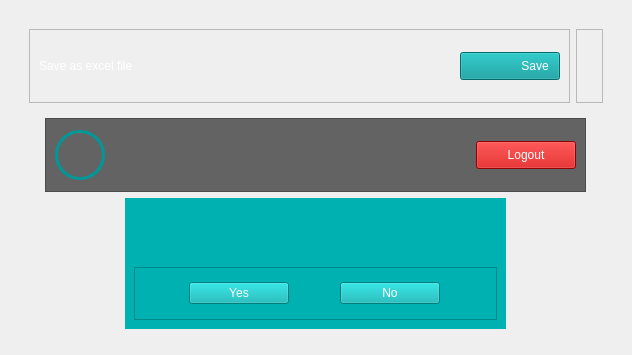
            <widget class="QWidget" name="settings_page">
             <property name="styleSheet">
              <string notr="true"/>
             </property>
             <layout class="QVBoxLayout" name="verticalLayout_8">
              <item>
               <widget class="QFrame" name="frame_9">
                <property name="frameShape">
                 <enum>QFrame::NoFrame</enum>
                </property>
                <property name="frameShadow">
                 <enum>QFrame::Plain</enum>
                </property>
                <layout class="QVBoxLayout" name="verticalLayout_9">
                 <item>
                  <widget class="QFrame" name="frame_11">
                   <property name="frameShape">
                    <enum>QFrame::NoFrame</enum>
                   </property>
                   <property name="frameShadow">
                    <enum>QFrame::Plain</enum>
                   </property>
                   <layout class="QHBoxLayout" name="horizontalLayout_37">
                    <item>
                     <widget class="QFrame" name="excel_frame">
                      <property name="minimumSize">
                       <size>
                        <width>541</width>
                        <height>74</height>
                       </size>
                      </property>
                      <property name="maximumSize">
                       <size>
                        <width>541</width>
                        <height>74</height>
                       </size>
                      </property>
                      <property name="styleSheet">
                       <string notr="true">QLabel{
	color: #fff;
}
QPushButton{
	background-color: rgb(0, 151, 152);
	color: #fff;
}
QPushButton:hover{
    border-color: rgb(255, 255, 255);
	background-color: rgb(0, 181, 182);
}
QPushButton:pressed {
	background-color:  rgb(0, 191, 192);
	border-bottom: 2px solid rgb(255, 165, 24);
}</string>
                      </property>
                      <property name="frameShape">
                       <enum>QFrame::StyledPanel</enum>
                      </property>
                      <property name="frameShadow">
                       <enum>QFrame::Raised</enum>
                      </property>
                      <layout class="QHBoxLayout" name="horizontalLayout_36">
                       <item>
                        <widget class="QLabel" name="label_32">
                         <property name="styleSheet">
                          <string notr="true">font: 75 14pt &quot;Calibri&quot;;
color: rgb(255, 255, 255);</string>
                         </property>
                         <property name="text">
                          <string>Save as excel file</string>
                         </property>
                        </widget>
                       </item>
                       <item>
                        <widget class="QPushButton" name="excel__Button_2">
                         <property name="maximumSize">
                          <size>
                           <width>100</width>
                           <height>28</height>
                          </size>
                         </property>
                         <property name="styleSheet">
                          <string notr="true">color: rgb(255, 255, 255);
background-image: url(:/icons/icons1/cil-save.png);
background-repeat: none;
padding-left: 50px;
background-position: center left;</string>
                         </property>
                         <property name="text">
                          <string>Save</string>
                         </property>
                        </widget>
                       </item>
                      </layout>
                     </widget>
                    </item>
                    <item>
                     <widget class="QFrame" name="frame_48">
                      <property name="frameShape">
                       <enum>QFrame::StyledPanel</enum>
                      </property>
                      <property name="frameShadow">
                       <enum>QFrame::Raised</enum>
                      </property>
                      <layout class="QHBoxLayout" name="horizontalLayout_53">
                       <item>
                        <widget class="QLabel" name="label_41">
                         <property name="styleSheet">
                          <string notr="true">color: rgb(255, 255, 255);
text-decoration: underline;
font: 75 italic 14pt &quot;Times New Roman&quot;;</string>
                         </property>
                         <property name="text">
                          <string/>
                         </property>
                        </widget>
                       </item>
                      </layout>
                     </widget>
                    </item>
                   </layout>
                  </widget>
                 </item>
                 <item alignment="Qt::AlignHCenter">
                  <widget class="QFrame" name="logout_frame">
                   <property name="minimumSize">
                    <size>
                     <width>541</width>
                     <height>74</height>
                    </size>
                   </property>
                   <property name="maximumSize">
                    <size>
                     <width>541</width>
                     <height>74</height>
                    </size>
                   </property>
                   <property name="styleSheet">
                    <string notr="true">QFrame{
	background-color: rgb(99, 99, 99);
	border-top-color: solid 1px  rgb(99, 99, 99);
}
QLabel{
	color: #fff;
}
QPushButton{
background-color: rgb(200, 0, 0);
color: rgb(255, 255, 255);}
QPushButton:hover{
    border-color: rgb(255, 255, 255);
	background-color: rgb(255, 0, 0)
}
QPushButton:pressed {
	background-color:  rgb(238, 115, 27)
	border-bottom: 2px solid rgb(255, 165, 24);
}</string>
                   </property>
                   <property name="frameShape">
                    <enum>QFrame::StyledPanel</enum>
                   </property>
                   <property name="frameShadow">
                    <enum>QFrame::Raised</enum>
                   </property>
                   <layout class="QHBoxLayout" name="horizontalLayout_11">
                    <item>
                     <widget class="QFrame" name="profile_icon_frame_2">
                      <property name="minimumSize">
                       <size>
                        <width>50</width>
                        <height>50</height>
                       </size>
                      </property>
                      <property name="maximumSize">
                       <size>
                        <width>50</width>
                        <height>50</height>
                       </size>
                      </property>
                      <property name="styleSheet">
                       <string notr="true">image: url(:/icons/icons1/cil-user.png);
border-radius: 25px;
border: 3px solid rgb(0, 151, 152);
</string>
                      </property>
                      <property name="frameShape">
                       <enum>QFrame::NoFrame</enum>
                      </property>
                      <property name="frameShadow">
                       <enum>QFrame::Plain</enum>
                      </property>
                     </widget>
                    </item>
                    <item>
                     <widget class="QLabel" name="username_settings">
                      <property name="styleSheet">
                       <string notr="true">font: 75 14pt &quot;Calibri&quot;;
color: rgb(255, 255, 255);</string>
                      </property>
                      <property name="text">
                       <string/>
                      </property>
                     </widget>
                    </item>
                    <item>
                     <widget class="QPushButton" name="Logout__Button">
                      <property name="maximumSize">
                       <size>
                        <width>100</width>
                        <height>28</height>
                       </size>
                      </property>
                      <property name="styleSheet">
                       <string notr="true"/>
                      </property>
                      <property name="text">
                       <string>Logout</string>
                      </property>
                     </widget>
                    </item>
                   </layout>
                  </widget>
                 </item>
                 <item alignment="Qt::AlignHCenter">
                  <widget class="QWidget" name="Logout_verification_widget" native="true">
                   <property name="minimumSize">
                    <size>
                     <width>381</width>
                     <height>131</height>
                    </size>
                   </property>
                   <property name="maximumSize">
                    <size>
                     <width>541</width>
                     <height>131</height>
                    </size>
                   </property>
                   <property name="contextMenuPolicy">
                    <enum>Qt::PreventContextMenu</enum>
                   </property>
                   <property name="styleSheet">
                    <string notr="true">QWidget{background-color: rgb(0, 177, 177);}

QPushButton{
	background-color: rgb(0, 177, 177);
	color: #fff;
}
QPushButton:hover{
    border-color: rgb(255, 255, 255);
	background-color: rgb(0, 151, 152);
}
QPushButton:pressed {
	background-color:  rgb(0, 191, 192);
	border-bottom: 2px solid rgb(255, 165, 24);
}</string>
                   </property>
                   <property name="inputMethodHints">
                    <set>Qt::ImhHiddenText</set>
                   </property>
                   <layout class="QVBoxLayout" name="verticalLayout_4">
                    <item>
                     <widget class="QLabel" name="logout_message">
                      <property name="styleSheet">
                       <string notr="true">color: rgb(255, 255, 255);
font: 16pt &quot;Calibri&quot;;</string>
                      </property>
                      <property name="text">
                       <string/>
                      </property>
                     </widget>
                    </item>
                    <item>
                     <widget class="QFrame" name="frame_49">
                      <property name="frameShape">
                       <enum>QFrame::StyledPanel</enum>
                      </property>
                      <property name="frameShadow">
                       <enum>QFrame::Raised</enum>
                      </property>
                      <layout class="QHBoxLayout" name="horizontalLayout_38">
                       <item>
                        <widget class="QPushButton" name="pushButton">
                         <property name="maximumSize">
                          <size>
                           <width>100</width>
                           <height>16777215</height>
                          </size>
                         </property>
                         <property name="text">
                          <string>Yes</string>
                         </property>
                        </widget>
                       </item>
                       <item>
                        <widget class="QPushButton" name="pushButton_3">
                         <property name="maximumSize">
                          <size>
                           <width>100</width>
                           <height>16777215</height>
                          </size>
                         </property>
                         <property name="text">
                          <string>No</string>
                         </property>
                        </widget>
                       </item>
                      </layout>
                     </widget>
                    </item>
                   </layout>
                  </widget>
                 </item>
                 <item>
                  <widget class="QFrame" name="frame_10">
                   <property name="frameShape">
                    <enum>QFrame::NoFrame</enum>
                   </property>
                   <property name="frameShadow">
                    <enum>QFrame::Plain</enum>
                   </property>
                  </widget>
                 </item>
                </layout>
               </widget>
              </item>
             </layout>
            </widget>
